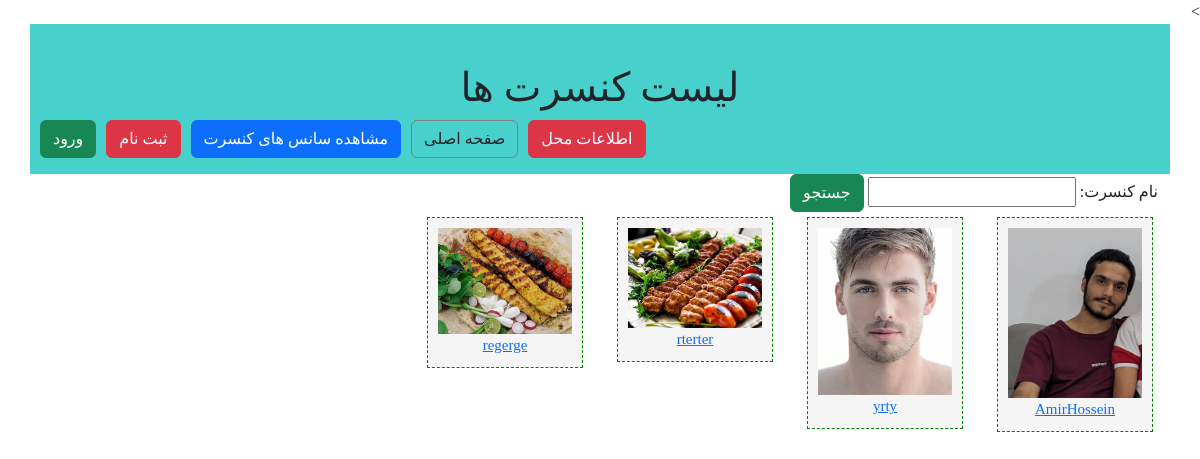
The page /ticketSales/concert/list on the database its author committed.
### ticketSales/models.py (models this page shows)
class concertModel (models.Model):
    Name=models.CharField(max_length=100,verbose_name="نام کنسرت",null=True)
    SingerName=models.CharField(max_length=100 ,verbose_name="خواننده",null=True)
    lenght=models.IntegerField(verbose_name="مدت زمان",null=True)
    Poster=models.ImageField(upload_to="concertImages/",null=True,verbose_name="پوستر")
    def __str__(self):
        return self.SingerName

### ticketSales/views.py (the view)
# urls.py: path('concert/list',concertListViews),
def concertListViews(request):
    searchForm = SearchForm(request.GET)
    if searchForm.is_valid():
         SearchText = searchForm.cleaned_data['SearchText']
         concerts = concertModel.objects.filter(Name__contains=SearchText)
    else:
        concerts = concertModel.objects.all()
    context = {
        "concertlist":concerts,
        "concertcount": concerts.count(),
        "searchForm": searchForm,
    }
    return render(request, "ticketSales/concertlist.html",context)

### ticketSales/forms.py
class SearchForm(forms.Form):
    SearchText=forms.CharField(max_length=100,label="نام کنسرت",required=False)

### ticketSales/templates/ticketSales/concertlist.html
{% extends "ticketSales/layout.html" %}
{% block titlepage %}
    لیست کنسرت ها
{% endblock%}
{% block mainContent %}
    {% if concertlist %}
    <form action="" method="GET">
        {{ searchForm }}
        <button type="submit" class="btn btn-success">جستجو</button>
    </form>
        {% for concert in concertlist %}
            <div class="col-md-2">
                <a href="/ticketSales/concert/{{ concert.id }}">
                    <div class="imageBox">
                        <img src="{{ concert.Poster.url }}">
                        {{ concert  }}
                    </div>
                </a>
            </div>
        {% endfor %}
    {% endif %}
{% endblock %}

### ticketSales/templates/ticketSales/layout.html (shortened to what this page needs)
{% load static %}
<!DOCTYPE html>
<html dir="rtl">
    <head>
        <link rel="stylesheet" type="text/css" href="{% static 'ticketSales/css/bootstrap.css' %} " >
        <link rel="stylesheet" type="text/css" href="{% static 'ticketSales/css/fontawesome.css' %} " >
        <link rel="stylesheet" type="text/css" href="{% static 'ticketSales/css/style.css' %} " >
    </head>
    <body>
        <div class="container">
            <div class="row box">
                <h1>{% block titlepage %} {% endblock%}</h1>
                <ul class="btnul">
                    {% if user.is_authenticated %}
                        <li><a class="btn btn-success" href="/accounts/profile">پروفایل</a></li>
                        <li><a class="btn btn-danger" href="/accounts/logout">خروج</a></li>
                    {% else %}
                        <li><a class="btn btn-success" href="/accounts/login">ورود</a></li>
                        <li><a class="btn btn-danger" href="/accounts/profileRegister">ثبت نام</a></li>
                    {% endif %}
                    <li><a class="btn btn-primary" href="/ticketSales/time/list"> مشاهده سانس های کنسرت</a></li>
                    <li><a class="btn default" href="/ticketSales/concert/list">صفحه اصلی</a></li>
                    <li><a class="btn btn-danger"  href="/ticketSales/location/list">اطلاعات محل</a></li>
                </ul>
            </div>
            <div class="row">
                  {% block mainContent %}{% endblock%}
            </div>
        </div>
    </body>
</html>

### ticketSales/static/ticketSales/css/style.css (style rules this page uses)
body { font-family: 'IranSanse' !important; }
.box { background-color:mediumturquoise ; padding-top: 40px; text-align: center; }
.imageBox { margin: 5px; background-color: whitesmoke; text-align: center; font-size: 15px; border:1px dashed green; padding:10px }
.imageBox img { width: 100%; height: auto; }
.btnul { list-style-type: none; padding-left: 0; }
.btnul li { float: left; margin-left: 10px; }
.default { border:1px solid gray }

### rows shown on the page
concertModel: Poster (picture), SingerName "AmirHossein"
concertModel: Poster (picture), SingerName "yrty"
concertModel: Poster (picture), SingerName "rterter"
concertModel: Poster (picture), SingerName "regerge"
